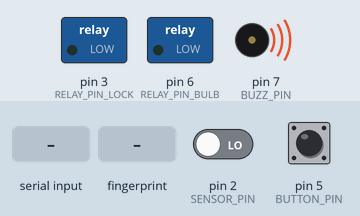
The sketch below on a simulated Arduino Leonardo, built with avr-gcc and run on an emulated ATmega32U4. On the bench: switched loads named in the sketch (green lamp = pin HIGH), buzzer (waves = sounding, pin HIGH). Inputs (shaded band) come from the test bench; at power-on: pin 5 (BUTTON_PIN) LOW, pin 2 (SENSOR_PIN) LOW. What the sketch prints to the serial monitor is not drawn.

Above: at 2.2 s.
2.3 s: pin 5 (BUTTON_PIN) pulled HIGH for 3.2 s
At 3.4 s:
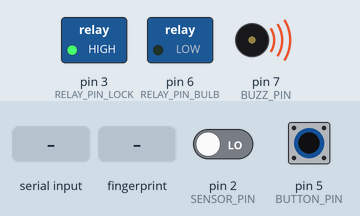
8.5 s: pin 2 (SENSOR_PIN) driven HIGH
At 9.7 s:
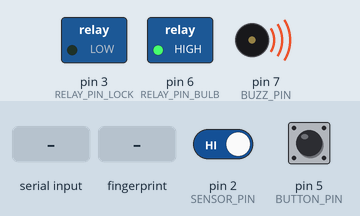
10.0 s: "1" received over Serial
At 11.1 s:
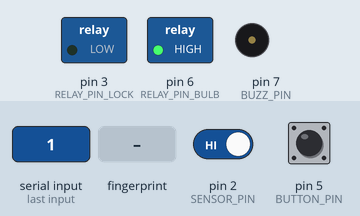
13.0 s: finger stored as number 1 placed on the sensor
At 14.7 s:
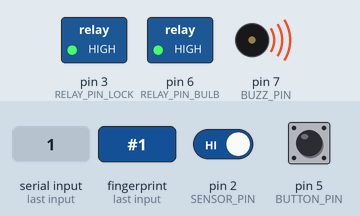
16.0 s: "5" received over Serial
At 16.5 s:
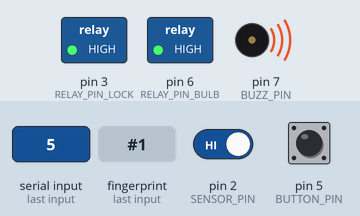
19.0 s: pin 2 (SENSOR_PIN) driven LOW
At 21.4 s:
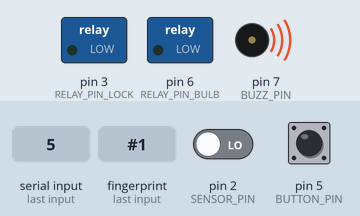
Timing chart, 0 to 22.8 s (numbered marks = the images above; inputs shaded):
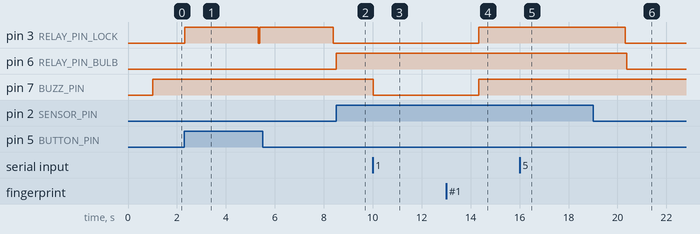

The sketch:

Arduino_Real.ino
```cpp
#include <Adafruit_Fingerprint.h>
#include <SoftwareSerial.h>

#if (defined(__AVR__) || defined(ESP8266)) && !defined(__AVR_ATmega2560__)
// For UNO and others without hardware serial, we must use software serial...
// pin #2 is IN from sensor (GREEN wire)
// pin #3 is OUT from arduino  (WHITE wire)
// Set up the serial port to use softwareserial..
SoftwareSerial mySerial(12, 13);

#else
// On Leonardo/M0/etc, others with hardware serial, use hardware serial!
// #0 is green wire, #1 is white
#define mySerial Serial1

#endif

Adafruit_Fingerprint finger = Adafruit_Fingerprint(&mySerial);

#define RELAY_PIN_LOCK          3
#define RELAY_PIN_BULB          6
#define ACCESS_DELAY            3000      // Keep lock unlocked for 3 seconds
#define LED_DELAY               1000      // Keep lock unlocked for 3 seconds

#define SENSOR_PIN              2
#define BUZZ_PIN                7
#define BUTTON_PIN              5

#define MAX_FAILED_ATTEMPTS     5
#define RESET_PERIOD            60000     // 1 minute in milliseconds

unsigned long last_Failed_Attempt_Time = 0;
int failed_Attempts = 0;
bool buzzer_Active = false;

unsigned long currentTime1 = 0;
unsigned long currentTime2 = 0;
unsigned long currentTime3 = 0;
unsigned long currentTime4 = 0;
unsigned long currentTime5 = 0;
unsigned long lastActivationTime = 0;
unsigned long lastDebounceTime = 0;
unsigned long unlockEndTime = 0;
unsigned long ledcorrect = 0;
unsigned long ledfail = 0;

void setup()
{
  Serial.begin(9600);        // Set the baud rate to match the ESP32

  finger.begin(57600);       // set the data rate for the sensor serial port
  delay(5);
  if (finger.verifyPassword()) {
  }
  else {
    while (1) { delay(1); }
  }

  pinMode(RELAY_PIN_LOCK, OUTPUT);
  pinMode(RELAY_PIN_BULB, OUTPUT);

  pinMode(BUZZ_PIN, OUTPUT);
  pinMode(SENSOR_PIN, INPUT);
  pinMode(BUTTON_PIN, INPUT);

  digitalWrite(RELAY_PIN_LOCK, LOW);
  digitalWrite(RELAY_PIN_BULB, LOW);
  digitalWrite(BUZZ_PIN, HIGH);
}

void loop()
{
  getFingerprintID();       // Perform fingerprint authentication
  Sensor_Lightbulb();       // Control the lightbulb based on sensor input
  Button();                 // Check if the button is pressed for manual unlocking
  handleFailed_Attempts();  // Handle failed attempts and lockout period
  handle_Buzzer();           // Handle buzzer activation and deactivation
  handle_ESP32();           // Handle the commands sent from the blynk app of the ESP32
}

uint8_t getFingerprintID() {
  uint8_t p = finger.getImage();
  switch (p) {
    case FINGERPRINT_OK:
      break;
    case FINGERPRINT_NOFINGER:
      finger.LEDcontrol(FINGERPRINT_LED_OFF, 0, FINGERPRINT_LED_PURPLE);
      finger.LEDcontrol(FINGERPRINT_LED_OFF, 0, FINGERPRINT_LED_RED);
      return p;
    case FINGERPRINT_PACKETRECIEVEERR:
      return p;
    case FINGERPRINT_IMAGEFAIL:
      return p;
    default:
      return p;
  }

  // OK success!

  p = finger.image2Tz();
  switch (p) {
    case FINGERPRINT_OK:
      break;
    case FINGERPRINT_IMAGEMESS:
      return p;
    case FINGERPRINT_PACKETRECIEVEERR:
      return p;
    case FINGERPRINT_FEATUREFAIL:
      return p;
    case FINGERPRINT_INVALIDIMAGE:
      return p;
    default:
      return p;
  }

  // OK converted!
  p = finger.fingerSearch();
  if (p == FINGERPRINT_OK) {
    finger.LEDcontrol(FINGERPRINT_LED_FLASHING, 25, FINGERPRINT_LED_PURPLE, 10);
    currentTime4 = millis();
    ledcorrect = currentTime4 + LED_DELAY;
    while (currentTime4 < ledcorrect) {
      currentTime4 = millis();
    }
    buzzer_Active = false;
    digitalWrite(BUZZ_PIN, HIGH);
    Serial.write('3');
    Unlock_Lock();
    failed_Attempts = 0;
  }
  else if (p == FINGERPRINT_PACKETRECIEVEERR) {
    return p;
  }
  else if (p == FINGERPRINT_NOTFOUND) {
    finger.LEDcontrol(FINGERPRINT_LED_FLASHING, 25, FINGERPRINT_LED_RED, 10);
    currentTime5 = millis();
    ledfail = currentTime5 + LED_DELAY;
    while (currentTime5 < ledfail) {
      currentTime5 = millis();
    }
    increment_Failed_Attempts();
    return p;
  }
  else {
    return p;
  }

  // found a match!
  return finger.fingerID;
}

void Unlock_Lock() {
  currentTime3 = millis();

  if (currentTime3 - lastDebounceTime > 50) {
    lastDebounceTime = millis();

    digitalWrite(RELAY_PIN_LOCK, HIGH);
    unlockEndTime = currentTime3 + ACCESS_DELAY;
    while (currentTime3 < unlockEndTime) {
      currentTime3 = millis();
    }
    digitalWrite(RELAY_PIN_LOCK, LOW);
  }
}

void increment_Failed_Attempts()
{
  failed_Attempts++;                       // Increment the failed attempts counter

  if (failed_Attempts == 1)
  {
    last_Failed_Attempt_Time = millis();   // Record the time of the first failed attempt
  }
}

void Sensor_Lightbulb()
{
  int sensorValue = digitalRead(SENSOR_PIN);

  if (sensorValue == HIGH)
  {
    digitalWrite(RELAY_PIN_BULB, HIGH);  // Turn on the lightbulb if the sensor detects a high value
  }
  else
  {
    digitalWrite(RELAY_PIN_BULB, LOW);   // Turn off the lightbulb if the sensor detects a low value
  }
}

void handleFailed_Attempts()
{
  currentTime2 = millis();

  if (failed_Attempts >= MAX_FAILED_ATTEMPTS && (currentTime2 - last_Failed_Attempt_Time) < RESET_PERIOD)
  {
    activate_Buzzer();              // Activate the buzzer if maximum failed attempts reached within lockout period
  }

  if ((currentTime2 - last_Failed_Attempt_Time) >= RESET_PERIOD && last_Failed_Attempt_Time != 0)
  {
    failed_Attempts = 0;            // Reset failed attempts counter after lockout period
    last_Failed_Attempt_Time = 0;   // Reset last failed attempt time after lockout period
  }
}

void activate_Buzzer(){
  if (!buzzer_Active){
    digitalWrite(BUZZ_PIN, LOW);    // Activate the lock mechanism
    Serial.write('1');
    failed_Attempts = 0;
    buzzer_Active = true;
    lastActivationTime = millis();
  }
}

void handle_Buzzer()
{
  currentTime1 = millis();          // Get the current time

  if (buzzer_Active && (currentTime1 - lastActivationTime >= 6000))
  {
    buzzer_Active = false;          // Deactivate the light
    digitalWrite(BUZZ_PIN, HIGH);
    Serial.write('3');
  }
}

void Button()
{
  if (digitalRead(BUTTON_PIN) == HIGH)
  {
    buzzer_Active = false;          // Deactivate the light
    digitalWrite(BUZZ_PIN, HIGH);
    Serial.write('3');
    Unlock_Lock();                  // Unlock the lock on button press
    failed_Attempts = 0;            // Reset failed attempts counter on successful button press
  }
}

void handle_ESP32() {
  if (Serial.available()) {
    char command = Serial.read();      // read command from ESP32
    if (command == '1')
    {
      activate_Buzzer();
    }
    else if (command == '3')
    {
      buzzer_Active = false;
      digitalWrite(BUZZ_PIN, HIGH);
    }

    else if (command == '5')
    {
      Unlock_Lock();         // Unlock the lock on button press
      failed_Attempts = 0;   // Reset failed attempts counter on successful button press
      Serial.write('7');
    }
  }
}
```

Measured:
- after the input at 2.3 s, pin 3 (RELAY_PIN_LOCK): alternates HIGH for 3.0 s and LOW for 0.06 s, starting at once
- after the input at 8.5 s, pin 6 (RELAY_PIN_BULB): LOW → HIGH at once
- after the input at 10.0 s, pin 7 (BUZZ_PIN): HIGH → LOW at once
- after the input at 13.0 s, pin 3 (RELAY_PIN_LOCK), pin 7 (BUZZ_PIN): LOW → HIGH after 1.3 s
- after the input at 16.0 s, pin 3 (RELAY_PIN_LOCK): stays HIGH (without the input it goes to LOW after 1.3 s)
- after the input at 19.0 s, pin 6 (RELAY_PIN_BULB): HIGH → LOW after 1.4 s
